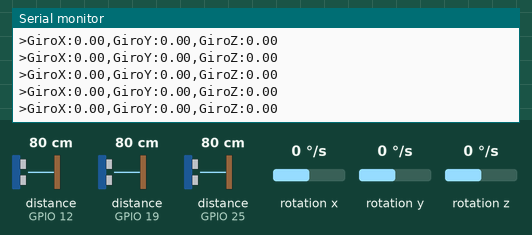
Bench run of a program on a simulated ESP32. Shown: the last lines printed to the serial monitor. Wiring (inferred from the names in the program): 3 × ultrasonic range finder: trigger GPIO 13, echo GPIO 12 / trigger GPIO 18, echo GPIO 19 / trigger GPIO 26, echo GPIO 25; MPU-6050 motion sensor at I2C address 0x68. Inputs (shaded band) come from the test bench; at power-on: rotation x 0 °/s, rotation y 0 °/s, rotation z 0 °/s, distance to the obstacle (sensors on GPIO 12, GPIO 19, GPIO 25) 80 cm. The echo pulse lasts 58.3 µs per cm; nothing arrives over Bluetooth unless stated; a phone connects over Bluetooth LE 3 s after start.

Above: at 4.2 s.
4.3 s: rotation x set to -192 °/s
At 4.36 s:
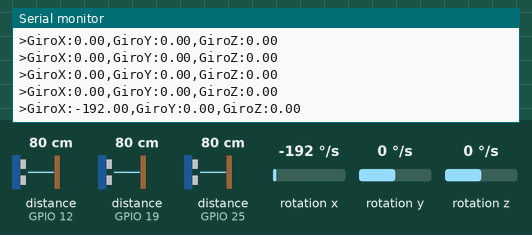
5.8 s: rotation y set to -192 °/s
At 5.81 s:
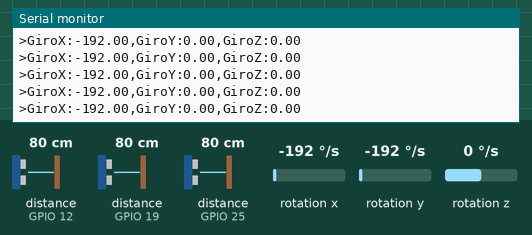
7.3 s: rotation z set to -192 °/s
At 7.3 s:
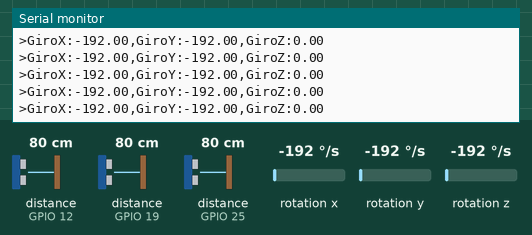

The program:

main.cpp
```cpp
#include <Arduino.h>
#include <Wire.h>
#include <BLEDevice.h>
#include <BLEServer.h>
#include <BLEUtils.h>
#include <BLE2902.h>

// ==========================================
// --- CONFIGURAÇÃO DE HARDWARE ---
// ==========================================
#define TRIG_PIN_FRONT 26
#define ECHO_PIN_FRONT 25

#define TRIG_PIN_LEFT 13
#define ECHO_PIN_LEFT 12

#define TRIG_PIN_RIGHT 18
#define ECHO_PIN_RIGHT 19

// Endereço I2C do MPU6050
const int MPU_ADDR = 0x68;

// ==========================================
// --- UUIDs BLE ---
// ==========================================
#define SERVICE_UUID        "4fafc201-1fb5-459e-8fcc-c5c9c331914b"
#define CHAR_UUID_S1        "beb5483e-36e1-4688-b7f5-ea07361b26a8" // FRENTE
#define CHAR_UUID_S2        "1c95d5e5-0466-4aa8-b8d9-e31d0ebf8453" // ESQUERDA
#define CHAR_UUID_S3        "aa2b5a6c-486a-4b68-b118-a61f5c6b6d3b" // DIREITA
#define CHAR_UUID_GYRO      "e9eaadd6-25f8-470c-b59e-4a608fced746" // AGORA É GIROSCÓPIO

// Objetos Globais BLE
BLECharacteristic *pCharFrente;
BLECharacteristic *pCharEsq;
BLECharacteristic *pCharDir;
BLECharacteristic *pCharGyro;

bool deviceConnected = false;
portMUX_TYPE timerMux = portMUX_INITIALIZER_UNLOCKED;

// ==========================================
// --- CALLBACKS BLE ---
// ==========================================
class MyServerCallbacks: public BLEServerCallbacks {
    void onConnect(BLEServer* pServer) {
      deviceConnected = true;
    };
    void onDisconnect(BLEServer* pServer) {
      deviceConnected = false;
      BLEDevice::startAdvertising();
    }
};

// ==========================================
// --- LEITURA ULTRASSOM (COM PROTEÇÃO) ---
// ==========================================
int lerDistancia(int trig, int echo) {
  unsigned long duration = 0;

  portENTER_CRITICAL(&timerMux);
  digitalWrite(trig, LOW);
  delayMicroseconds(2);
  digitalWrite(trig, HIGH);
  delayMicroseconds(10);
  digitalWrite(trig, LOW);
  duration = pulseIn(echo, HIGH, 25000); // Timeout 25ms
  portEXIT_CRITICAL(&timerMux);

  if (duration == 0) return 400;
  return (int)(duration * 0.034 / 2);
}

// ==========================================
// --- TAREFAS (PARALELISMO) ---
// ==========================================

// TAREFA 1: Lê os 3 Sensores Ultrassônicos e envia via BLE
void taskUltrassom(void * parameter) {
  char txString[10];
  for (;;) {
    if (deviceConnected) {
      // Frente
      int dFront = lerDistancia(TRIG_PIN_FRONT, ECHO_PIN_FRONT);
      itoa(dFront, txString, 10);
      pCharFrente->setValue(txString);
      pCharFrente->notify();
      vTaskDelay(15 / portTICK_PERIOD_MS);

      // Esquerda
      int dLeft = lerDistancia(TRIG_PIN_LEFT, ECHO_PIN_LEFT);
      itoa(dLeft, txString, 10);
      pCharEsq->setValue(txString);
      pCharEsq->notify();
      vTaskDelay(15 / portTICK_PERIOD_MS);

      // Direita
      int dRight = lerDistancia(TRIG_PIN_RIGHT, ECHO_PIN_RIGHT);
      itoa(dRight, txString, 10);
      pCharDir->setValue(txString);
      pCharDir->notify();
    }
    // Delay geral dos ultrassons
    vTaskDelay(100 / portTICK_PERIOD_MS);
  }
}

// TAREFA 2: Lê o MPU6050 (Wire Puro) e envia via BLE + Serial Plotter
void taskMPU(void * parameter) {
  char txString[32];

  for (;;) {
    // 1. Solicita dados do MPU via I2C
    Wire.beginTransmission(MPU_ADDR);
    Wire.write(0x43); // 0x43 = Começo dos registros do GIROSCÓPIO
    Wire.endTransmission(false);
    Wire.requestFrom(MPU_ADDR, 6, true); // Pede 6 bytes (X, Y, Z)

    if (Wire.available() >= 6) {
      // Lê os bytes high/low
      int16_t raw_gx = Wire.read() << 8 | Wire.read();
      int16_t raw_gy = Wire.read() << 8 | Wire.read();
      int16_t raw_gz = Wire.read() << 8 | Wire.read();

      // Converte para Graus por Segundo (escala padrão)
      float gx = raw_gx / 131.0;
      float gy = raw_gy / 131.0;
      float gz = raw_gz / 131.0;

      // A. DEBUG NO SERIAL (Formato Plotter)
      // "Nome:Valor" cria gráficos automáticos na IDE Arduino
      Serial.print(">GiroX:"); Serial.print(gx); Serial.print(",");
      Serial.print("GiroY:"); Serial.print(gy); Serial.print(",");
      Serial.print("GiroZ:"); Serial.println(gz);

      // B. ENVIA VIA BLUETOOTH (Formato CSV para o App)
      if (deviceConnected) {
        // Cria string "gx,gy,gz" (ex: "12.50,-4.10,0.05")
        sprintf(txString, "%.2f,%.2f,%.2f", gx, gy, gz);
        pCharGyro->setValue(txString);
        pCharGyro->notify();
      }
    }

    // Delay de 50ms (20 leituras por segundo)
    vTaskDelay(50 / portTICK_PERIOD_MS);
  }
}

// ==========================================
// --- SETUP ---
// ==========================================
void setup() {
  Serial.begin(115200);

  // 1. Configura Pinos Ultrassom
  pinMode(TRIG_PIN_FRONT, OUTPUT); pinMode(ECHO_PIN_FRONT, INPUT_PULLDOWN);
  pinMode(TRIG_PIN_LEFT, OUTPUT); pinMode(ECHO_PIN_LEFT, INPUT_PULLDOWN);
  pinMode(TRIG_PIN_RIGHT, OUTPUT); pinMode(ECHO_PIN_RIGHT, INPUT_PULLDOWN);

  // 2. Configura MPU6050 (Wire Manual)
  Wire.begin(21, 22); // SDA=21, SCL=22
  // Acorda o MPU (tira do modo sleep)
  Wire.beginTransmission(MPU_ADDR);
  Wire.write(0x6B); // Registro PWR_MGMT_1
  Wire.write(0);    // Escreve 0 para acordar
  Wire.endTransmission();
  Serial.println("MPU6050 Acordado (Modo Wire)!");

  // 3. Configura BLE
  BLEDevice::init("ESP32_Capacete");
  BLEServer *pServer = BLEDevice::createServer();
  pServer->setCallbacks(new MyServerCallbacks());
  BLEService *pService = pServer->createService(SERVICE_UUID);

  pCharFrente = pService->createCharacteristic(CHAR_UUID_S1, BLECharacteristic::PROPERTY_READ | BLECharacteristic::PROPERTY_NOTIFY);
  pCharFrente->addDescriptor(new BLE2902());

  pCharEsq = pService->createCharacteristic(CHAR_UUID_S2, BLECharacteristic::PROPERTY_READ | BLECharacteristic::PROPERTY_NOTIFY);
  pCharEsq->addDescriptor(new BLE2902());

  pCharDir = pService->createCharacteristic(CHAR_UUID_S3, BLECharacteristic::PROPERTY_READ | BLECharacteristic::PROPERTY_NOTIFY);
  pCharDir->addDescriptor(new BLE2902());

  pCharGyro = pService->createCharacteristic(CHAR_UUID_GYRO, BLECharacteristic::PROPERTY_READ | BLECharacteristic::PROPERTY_NOTIFY);
  pCharGyro->addDescriptor(new BLE2902());

  pService->start();
  BLEDevice::getAdvertising()->addServiceUUID(SERVICE_UUID);
  BLEDevice::startAdvertising();
  Serial.println("Bluetooth Pronto!");

  // 4. Inicia Tarefas Paralelas
  xTaskCreatePinnedToCore(taskUltrassom, "TaskUS", 4096, NULL, 1, NULL, 1);
  xTaskCreatePinnedToCore(taskMPU,       "TaskMPU", 4096, NULL, 1, NULL, 1);
}

void loop() {
  vTaskDelay(portMAX_DELAY);
}
```

Measured:
- after the input at 4.3 s, the serial monitor: prints a new line after 0.05 s (image 1)
